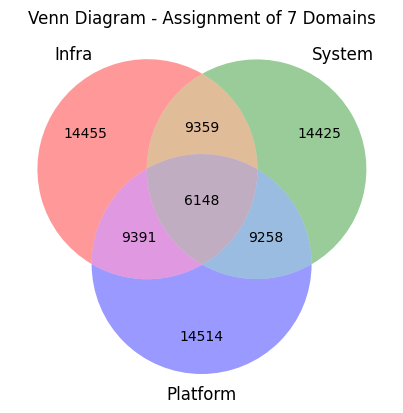

Generate this figure with Python:
import matplotlib.pyplot as plt
from matplotlib_venn import venn3

import numpy as np
from matplotlib_venn import venn3

def venn_diagram(a, b, c, labels=['Infra', 'System', 'Platform']):
    a = set(a)
    b = set(b)
    c = set(c)

    only_a = len(a - b - c)
    only_b = len(b - a - c)
    only_c = len(c - a - b)

    only_a_b = len(a & b - c)
    only_a_c = len(a & c - b)
    only_b_c = len(b & c - a)

    a_b_c = len(a & b & c)

    venn3(subsets=(only_a, only_b, only_a_b, only_c, only_a_c, only_b_c, a_b_c), set_labels=labels)

a, b, c = np.round(np.random.rand(3, 50000), 5)
venn_diagram(a, b, c)

plt.title('Venn Diagram - Assignment of 7 Domains')
plt.show()

# Ref: https://stackoverflow.com/questions/10804432/proportional-venn-diagram-for-more-than-3-sets
